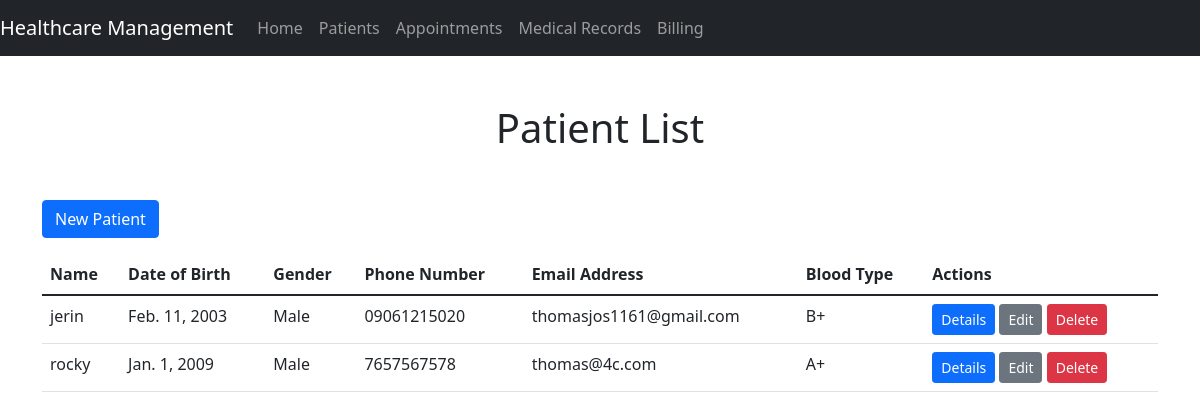
The app's page /patients/ with its own data.
### Health_Care_app/models.py (models this page shows, shortened)
class Patient(models.Model):
    name = models.CharField(max_length=100)
    date_of_birth = models.DateField()
    gender = models.CharField(max_length=1, choices=[('M', 'Male'), ('F', 'Female')])
    phone_number = models.CharField(max_length=20)
    email_address = models.EmailField()
    blood_type = models.CharField(max_length=10)

### Health_Care_app/views.py (the view)
# urls.py: path('patients/', views.patient_list, name='patient_list'),
def patient_list(request):
    patients = Patient.objects.all()
    return render(request, 'Health_Care_app/patient_list.html', {'patients': patients})

### Health_Care_app/templates/Health_Care_app/patient_list.html (shortened to what this page needs)
{% extends 'Health_Care_app/base.html' %}
{% block content %}
<h1 class="text-center mb-5">Patient List</h1>
<a href="{% url 'patient_new' %}" class="btn btn-primary mb-3">New Patient</a>
<table class="table">
    <thead>
        <tr>
            <th>Name</th>
            <th>Date of Birth</th>
            <th>Gender</th>
            <th>Phone Number</th>
            <th>Email Address</th>
            <th>Blood Type</th>
            <th>Actions</th>
        </tr>
    </thead>
    <tbody>
        {% for patient in patients %}
            <tr>
                <td>{{ patient.name }}</td>
                <td>{{ patient.date_of_birth }}</td>
                <td>{{ patient.get_gender_display }}</td>
                <td>{{ patient.phone_number }}</td>
                <td>{{ patient.email_address }}</td>
                <td>{{ patient.blood_type }}</td>
                <td>
                    <a href="{% url 'patient_detail' patient.pk %}" class="btn btn-primary btn-sm">Details</a>
                    <a href="{% url 'patient_edit' patient.pk %}" class="btn btn-secondary btn-sm">Edit</a>
                    <form action="{% url 'patient_delete' patient.pk %}" method="post" class="d-inline">
                        <input type="submit" value="Delete" class="btn btn-danger btn-sm">
                    </form>
                </td>
            </tr>
        {% endfor %}
    </tbody>
</table>
{% endblock %}

### records on screen
Patient: name "jerin", date_of_birth "Feb. 11, 2003", gender "Male", phone_number "09061215020", email_address "thomasjos1161@gmail.com", blood_type "B+"
Patient: name "rocky", date_of_birth "Jan. 1, 2009", gender "Male", phone_number "7657567578", email_address "thomas@4c.com", blood_type "A+"
